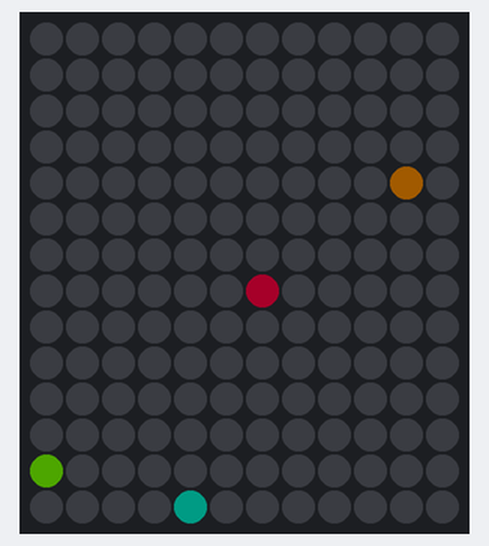
This sketch was run on a simulated Arduino Uno, built with avr-gcc and run on an emulated ATmega328P. Shown: 12×14 RGB LED matrix (first LED top left, wired row by row). Dim RGB values are drawn brighter than linear; random numbers use the default seed unless the sketch sets one.

Above: at 0.19 s.
At 5.1 s:
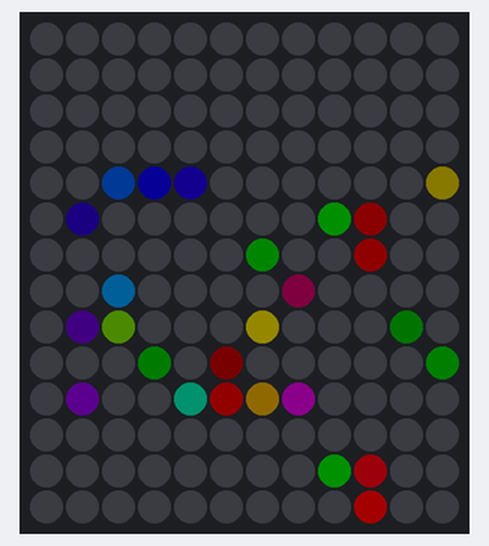
At 10.11 s:
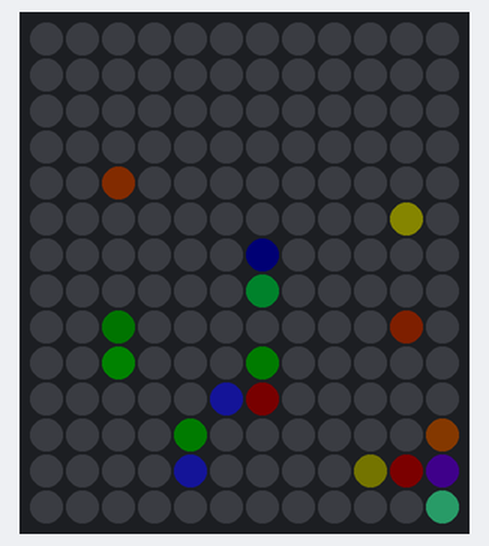
At 20.03 s:
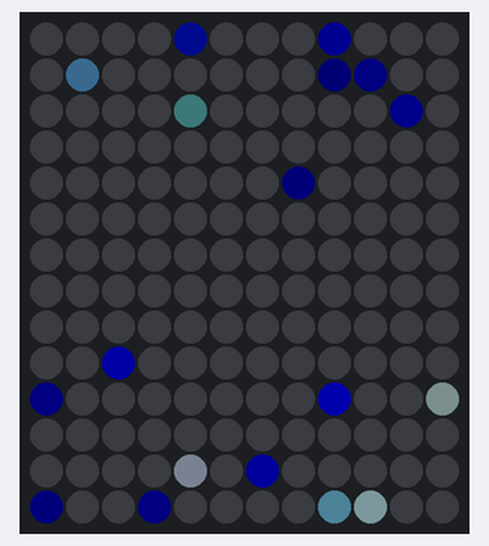
At 29.95 s:
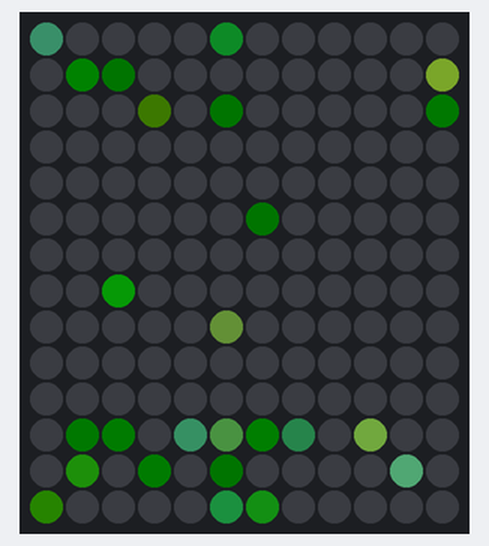
At 39.87 s:
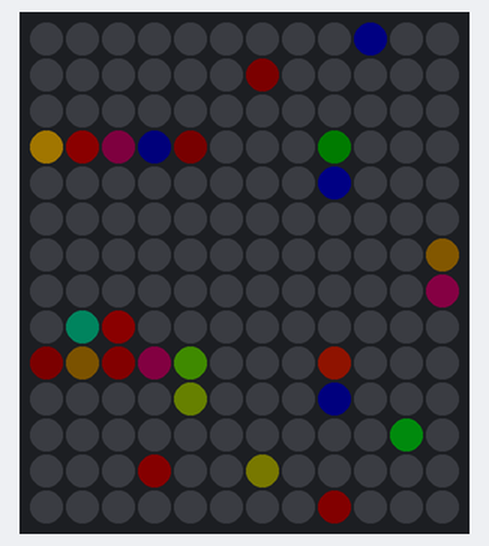

The sketch:

FAIRIES_AUTO.ino
```cpp
#include <Adafruit_NeoPixel.h>
#include <FastLED.h>

#define PIN        6
#define WIDTH      12
#define HEIGHT     14
#define NUMPIXELS  (WIDTH * HEIGHT)
#define BRIGHTNESS 50

Adafruit_NeoPixel strip(NUMPIXELS, PIN, NEO_GRB + NEO_KHZ800);

// === 3D printed lava lamp mapping ===
int XY(int x, int y) {
    uint8_t physCol = (WIDTH - 1) - x; // reverse columns
    uint16_t i;

    if (physCol & 0x01) {
        i = physCol * HEIGHT + y;            // odd columns go down
    } else {
        i = physCol * HEIGHT + (HEIGHT - 1 - y); // even columns go up
    }
    return i;
}

// --- Forward declare Spark struct for compiler ---
struct Spark;

// --- Function prototypes ---
void drawSpark(Spark &s);
void spawnSpark(int idx);
void updateSparks();
void fadeAll(uint8_t fadeAmount);
void nextPalette();

// --- Lightning bolt struct ---
struct Spark {
    int x, y;
    int dx, dy;       // movement direction
    int life;         // lifetime
    bool active;
};

// --- Lightning sparks ---
#define MAX_SPARKS 10
Spark sparks[MAX_SPARKS];

// --- Palette setup ---
CRGBPalette16 currentPalette = RainbowColors_p;
CRGBPalette16 palettes[] = {
    RainbowColors_p,
    RainbowStripeColors_p,
    OceanColors_p,
    CloudColors_p,
    LavaColors_p,
    ForestColors_p,
    PartyColors_p
};
uint8_t paletteIndex = 0;
const uint8_t NUM_PALETTES = sizeof(palettes) / sizeof(palettes[0]);

void nextPalette() {
    paletteIndex = (paletteIndex + 1) % NUM_PALETTES;
    currentPalette = palettes[paletteIndex];
}

// --- Initialize random spark ---
void spawnSpark(int idx) {
    sparks[idx].x = random(0, WIDTH);
    sparks[idx].y = random(0, HEIGHT);
    sparks[idx].dx = random(-1, 2);
    sparks[idx].dy = random(-1, 2);
    sparks[idx].life = random(3, 7);
    sparks[idx].active = true;
}

// --- Draw a spark ---
void drawSpark(Spark &s) {
    if (s.x >= 0 && s.x < WIDTH && s.y >= 0 && s.y < HEIGHT) {
        uint8_t colorIndex = random8(); // random hue in current palette
        CRGB c = ColorFromPalette(currentPalette, colorIndex, 255);
        strip.setPixelColor(XY(s.x, s.y), strip.Color(c.r, c.g, c.b));
    }
}

// --- Move sparks ---
void updateSparks() {
    for (int i = 0; i < MAX_SPARKS; i++) {
        if (!sparks[i].active || sparks[i].life <= 0) {
            if (random(0, 100) < 10) spawnSpark(i);
            continue;
        }

        drawSpark(sparks[i]);

        sparks[i].x += sparks[i].dx;
        sparks[i].y += sparks[i].dy;
        sparks[i].life--;

        // Cylindrical horizontal wrap
        if (sparks[i].x < 0) sparks[i].x = WIDTH - 1;
        if (sparks[i].x >= WIDTH) sparks[i].x = 0;

        // Bounce vertically
        if (sparks[i].y < 0) sparks[i].y = 0;
        if (sparks[i].y >= HEIGHT) sparks[i].y = HEIGHT - 1;
    }
}

// --- Fade all LEDs slightly ---
void fadeAll(uint8_t fadeAmount) {
    for (int i = 0; i < NUMPIXELS; i++) {
        uint32_t c = strip.getPixelColor(i);
        uint8_t r = (c >> 16) & 0xFF;
        uint8_t g = (c >> 8) & 0xFF;
        uint8_t b = c & 0xFF;

        r = r * (255 - fadeAmount) / 255;
        g = g * (255 - fadeAmount) / 255;
        b = b * (255 - fadeAmount) / 255;

        strip.setPixelColor(i, r, g, b);
    }
}

void setup() {
    strip.begin();
    strip.setBrightness(BRIGHTNESS);
    strip.show();

    for (int i = 0; i < MAX_SPARKS; i++) sparks[i].active = false;
}

void loop() {
    fadeAll(50);      // fade previous arcs quickly
    updateSparks();   // move sparks
    strip.show();
    delay(50);        // speed of lightning flashes

    // Optional: switch palette every 5 seconds
    static unsigned long lastSwitch = 0;
    if (millis() - lastSwitch > 5000) {
        lastSwitch = millis();
        nextPalette();
    }
}
```
